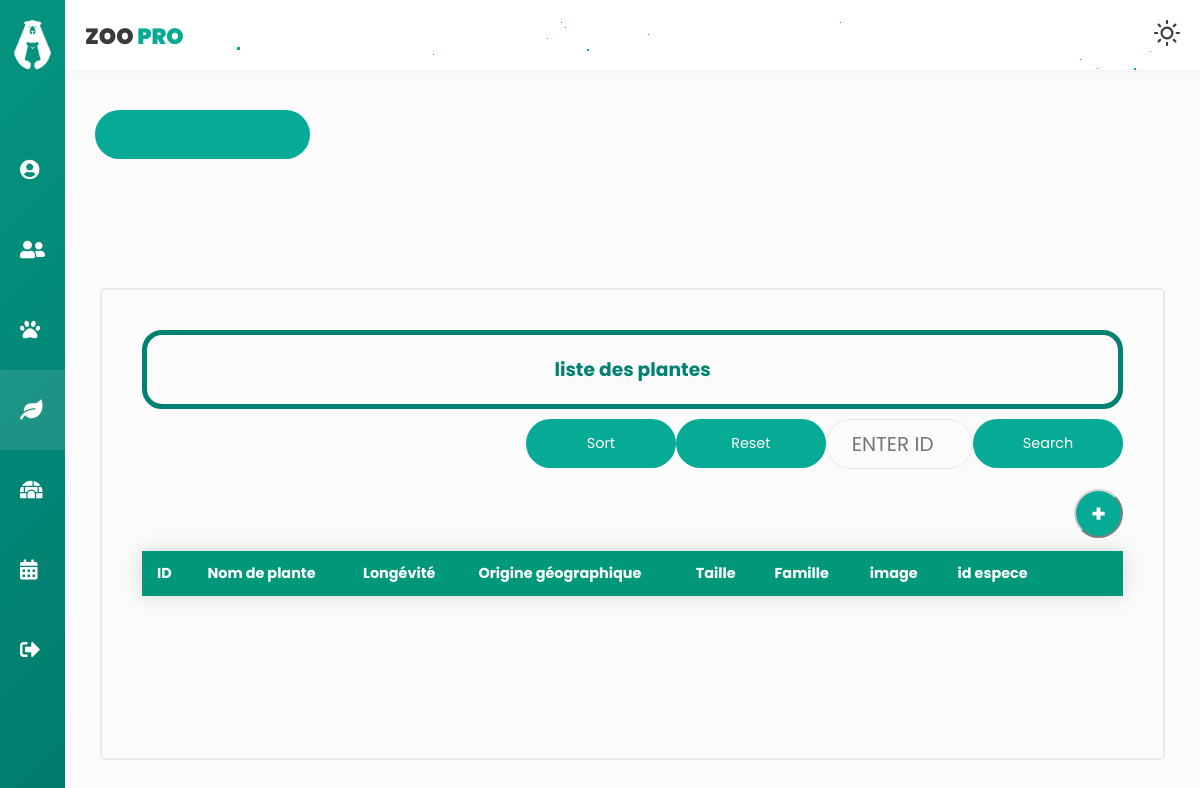
The page /planteC/afficherList (signed in) on the database as committed earlier.
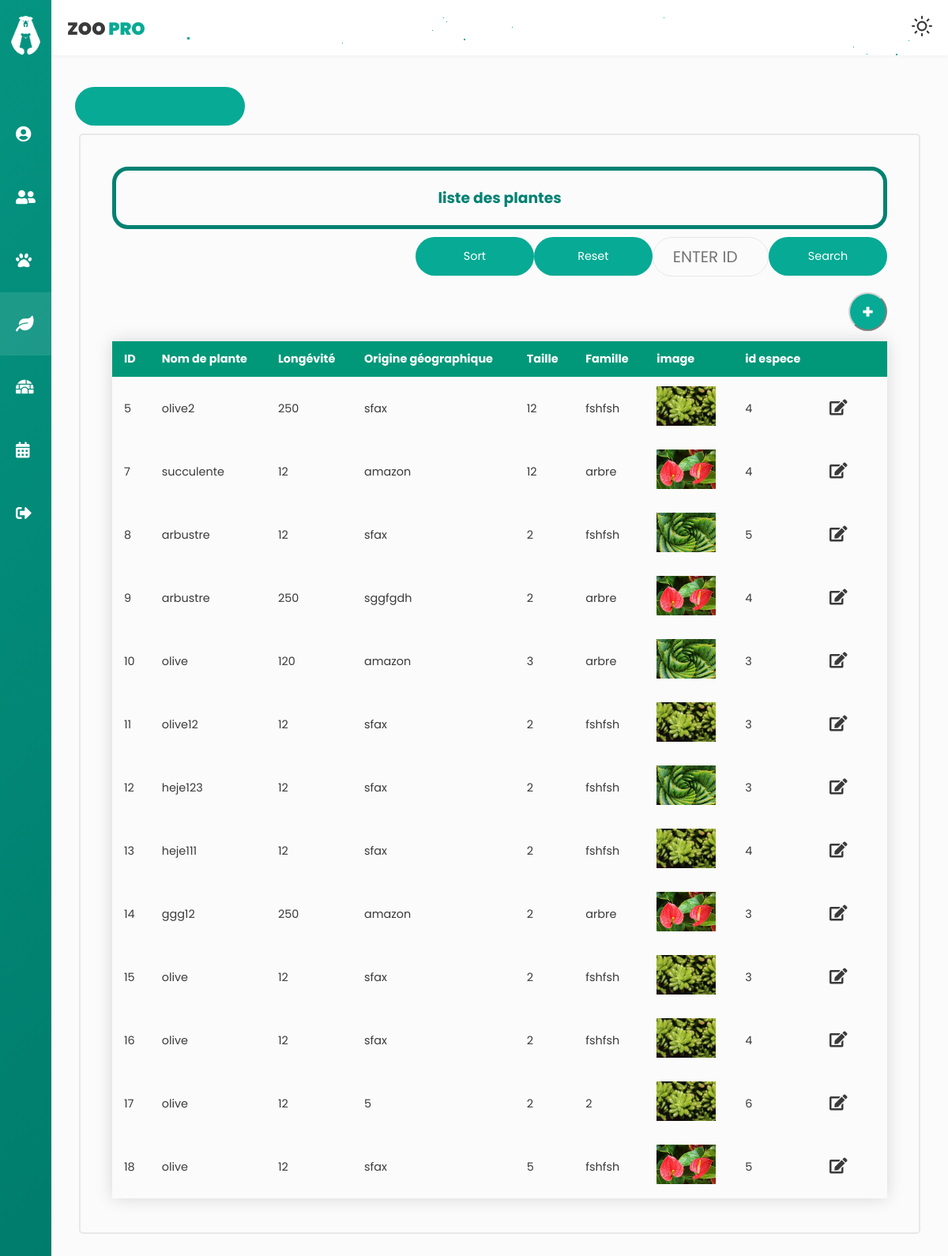
The same page on the database as committed later.
### tables this page shows
CREATE TABLE `plante` (
  `idP` int(11) NOT NULL,
  `nomP` varchar(255) NOT NULL,
  `longevite` int(255) NOT NULL,
  `origine` varchar(255) NOT NULL,
  `taille` float NOT NULL,
  `famille` varchar(255) NOT NULL,
  `image` varchar(500) NOT NULL,
  `idespece` int(11) DEFAULT NULL
);

### app/libraries/Core.php (called while the page is built, shortened)
<?php
  class Core {
    protected $currentMethod = 'index';
    public function __construct(){
      $url = $this->getUrl();
      if(isset($url[0])){
      if(file_exists('../app/controllers/' . ucwords($url[0]). '.php')){
        unset($url[0]);
      }
    }
      $this->currentController = new $this->currentController;
      if(isset($url[1])){
        if(method_exists($this->currentController, $url[1])){
          $this->currentMethod = $url[1];
          unset($url[1]);
        }
      }
      $this->params = $url ? array_values($url) : [];
      call_user_func_array([$this->currentController, $this->currentMethod], $this->params);
    }
    public function getUrl(){
      if(isset($_GET['url'])){
        $url = rtrim($_GET['url'], '/');
        $url = filter_var($url, FILTER_SANITIZE_URL);
        $url = explode('/', $url);
        return $url;
      }
    }
  }

### app/require.php (called while the page is built, shortened)
<?php
    require_once 'libraries/Core.php';
    require_once 'libraries/Controller.php';
    require_once 'libraries/Database.php';
    $init = new Core();

### public/index.php (called while the page is built)
<?php
    require_once '../app/require.php';

### app/libraries/Database.php (called while the page is built, shortened)
<?php
    class Database {
        private $dbHost = DB_HOST;
        private $dbUser = DB_USER;
        private $dbPass = DB_PASS;
        private $dbName = DB_NAME;
        private $statement;
        private $dbHandler;
        public function __construct() {
            $conn = 'mysql:host=' . $this->dbHost . ';dbname=' . $this->dbName;
            $options = array(
                PDO::ATTR_PERSISTENT => true,
                PDO::ATTR_ERRMODE => PDO::ERRMODE_EXCEPTION
            );
            try {
                $this->dbHandler = new PDO($conn, $this->dbUser, $this->dbPass, $options);
            } catch (PDOException $e) {
                $this->error = $e->getMessage();
                echo $this->error;
            }
        }
        public function query($sql) {
            $this->statement = $this->dbHandler->prepare($sql);
        }
        public function execute() {
            return $this->statement->execute();
        }
        public function resultSet() {
            $this->execute();
            return $this->statement->fetchAll();
        }
    }

### app/models/planteM.php (called while the page is built, shortened)
<?php
class planteM
{
    private $db;
    public function __construct()
    {
        $this->db = new Database;
    }
    public function afficherplante(){
        $this->db->query('SELECT * FROM plante ');
        return $this->db->resultSet();
    }
    public function listespeceID()
    {
        $this->db->query('SELECT idE FROM `espece`');
        return $this->db->resultSet();
    }
}

### app/controllers/planteC.php (the view, shortened to what this page needs)
<?php
class planteC extends Controller
{
    public function __construct()
    {
        $this->planteModel = $this->model('planteM');
    }
    public function afficherList($error = '')
    {
        $tab = $this->planteModel->afficherplante();
        $data = [
            'tab' => '',
            'idespece' => '',
            'nombre'=> '',
            'errorAffiche' => ''
        ];
        if (isset($error)) {
            $errorTab = explode("-", $error);
            if ($errorTab[0] == 'err') {
                array_shift($errorTab);
                $data['errorAdd'] = implode(" ", $errorTab);
            }
            else if ($errorTab[0] == 'errUp') {
                array_shift($errorTab);
                $data['errorUpdate'] = implode(" ", $errorTab);
            }
            else {
                $data['errorAdd'] = '';
                $data['errorUpdate'] = '';
            }
        }
        foreach ($tab as $key => $value) {
            $data['tab'] .= '<tr class="tblRows" data='.$value[0]."-".$value[1]."-".$value[2]."-".$value[3]."-".$value[4]."-".$value[5]."-".$value[6]."-".$value[7].'>
            <td >'. $value[0] .'</td>
            <td>'. $value[1] .'</td>
            <td>'. $value[2] .'</td>
            <td>'. $value[3] .'</td>
            <td>'. $value[4] .'</td>
            <td>'. $value[5] .'</td>
            <td> <img src="../public/img/' . $value[6] . '" width = "75" height = "50"/></td>
            <td>'. $value[7] .'</td>
            <td> <i class="fas fa-edit updateButton" onclick="openFormModifier()"  >
        </tr>';
        }
        $idespece = $this->planteModel->listespeceID();
        foreach ($idespece as $key => $value)
        {
            $data['idespece'] .= '<option value="'.$value[0].'">'.$value[0].'</option>';
        }
        $this->view('plante', $data);
    }
}

### app/libraries/Controller.php (shortened to what this page needs)
<?php
    class Controller {
        public function model($model) {
            return new $model();
        }
        public function view($view, $data = []) {
            if (file_exists('../app/views/' . $view . '.php')) {
                require_once '../app/views/' . $view . '.php';
            } else {
                die("View does not exists.");
            }
        }
    }

### app/views/plante.php (shortened to what this page needs)
<!DOCTYPE html>
<html lang="en">
<head>
    <link rel="stylesheet" href="https://cdnjs.cloudflare.com/ajax/libs/font-awesome/5.12.0-2/css/all.min.css" />
    <link rel="stylesheet" href="<?php echo URLROOT ?>/public/css/style.css" />
    <link rel="stylesheet" href="<?php echo URLROOT ?>/public/css/plante.css" />
</head>
<body>
    <div class="wrapper collapse">
        <header>
            <div id="stars2"></div>
            <div id="stars3"></div>
            <div class="left_area">
                <h3>Zoo <span>Pro</span></h3>
            </div>
            <div class="right_area">
                <a href="#" id="themeButton">
                </a>
            </div>
        </header>
        <div class="sidebar">
            <div class="sidebar-menu">
                <li class="logo">
                    <img src="<?php echo URLROOT ?>/public/img/logo.png" alt="logo" />
                </li>
                <li class="item">
                    <a href="<?php echo URLROOT ?>/pages/usersV" class="menu-btn">
                        <i class="fas fa-user-circle"></i><span> Profile</span>
                    </a>
                </li>
                <li class="item ">
                    <a href="<?php echo URLROOT ?>/pages/regime" class="menu-btn">
                        <i class="fas fa-user-friends"></i><span>Employés</span>
                    </a>
                </li>
                <li class="item" id="profile">
                    <a href="#" class="menu-btn profilebtn">
                        <i class="fas fa-paw"></i><span> Animaux<i class="fas fa-chevron-down drop-down"></i></span>
                    </a>
                </li>
                <li class="item active " id="messages">
                    <a href="#" class="menu-btn">
                        <i class="fas fa-leaf"></i><span>Végetation<i class="fas fa-chevron-down drop-down"></i></span>
                    </a>
                </li>
                <li class="item" id="settings">
                    <a href="#" class="menu-btn">
                        <i class="fas fa-igloo"></i><span>Enclos<i class="fas fa-chevron-down drop-down"></i></span>
                    </a>
                </li>
                <li class="item" id="event">
                    <a href="#" class="menu-btn">
                        <i class="fas fa-calendar-alt"></i><span> Evénements<i class="fas fa-chevron-down drop-down"></i></span>
                    </a>
                </li>
                <li class="item">
                    <a href="<?php echo URLROOT; ?>/users/logout" class="menu-btn">
                        <i class="fas fa-sign-out-alt"></i><span> Logout</span>
                    </a>
                </li>
            </div>
        </div>
        <div class="main-container">
        <div id="google_translate_element"></div>
            <div class="card">
                <div class="firstRow" id="firstRow">
                    <h3 id="titreTab">liste des plantes </h3>
                </div>
                <form class="content" action="<?php echo URLROOT; ?>/planteC/getplante" method="POST">
                 <input class="btn" type="submit" value="Search" name="search_plante" style="float: right;" />
                 <input type="text" placeholder="Enter id" name="idP" autocomplete="off" style="float: right;" class="input-fieldSearch" />
                 </form>
                <form class="content" action="<?php echo URLROOT; ?>/planteC/afficherList" method="POST">
                 <input class="btn" type="submit" value="Reset" name="reset_plante" style="float: right;" />
                 </form>
                <form class="content" action="<?php echo URLROOT; ?>/planteC/sortplante" method="POST">
                 <input class="btn" type="submit" value="Sort" name="sort_plante" style="float: right;" />
                 </form>
                <button class="AddbuttonStyle" id="addButtonToList" onclick="openFormAjouter()">+</button>
                <table class="styled-table" id="tableplante">
                    <thead>
                        <tr>
                            <th>ID</th>
                            <th>Nom de plante </th>
                            <th>Longévité</th>
                            <th>Origine géographique</th>
                            <th>Taille</th>
                            <th>Famille</th>
                            <th>image</th>
                            <th>id espece</th>
                            <th></th>
                            <th></th>
                        </tr>
                    </thead>
                    <?php if (isset($data['tab'])) {
                        echo $data['tab'];
                    } ?>
                </table>
            </div>
        </div>
    </div>
</body>

### public/css/plante.css (style rules this page uses)
.card { color: var(--tc); margin-bottom: 10px; border-radius: 5px; border: solid 2px #e8e8e9; padding: 40px; width: 100%; margin-left: 5px; margin-right: 5px; }
.AddbuttonStyle { width: 5%; background-color: var(--accent); outline: none; height: 49px; border-color: lightgray; border-radius: 49px; color: #fff; margin: 10px 0; font-weight: bold; font-size: 1.5rem; cursor: pointer; -webkit-transition: 0.5s; transition: 0.5s; margin-left: 95%; }
.main-container { display: -webkit-box; display: -ms-flexbox; display: flex; -ms-flex-wrap: wrap; flex-wrap: wrap; }
.firstRow { border: solid 1px #018171; border-radius: 20px; border-width: thick; color: #018171; text-align: center; padding: 20px; }
.styled-table { border-collapse: collapse; margin: 3px 0; font-size: 0.9em; font-family: sans-serif; width: 100%; -webkit-box-shadow: 0 0 20px rgba(0, 0, 0, 0.15); box-shadow: 0 0 20px rgba(0, 0, 0, 0.15); }
.styled-table thead tr { background-color: #009879; color: #ffffff; text-align: left; }
.styled-table th, .styled-table td { padding: 12px 15px; }
#addButtonToList { margin-left: 95%; }
.updateButton { cursor: pointer; font-size: 20px; font-weight: bold; }
.input-fieldSearch { border: solid 1px #e8e8e9; max-width: 50px; min-width: 15%; background-color: transparent; margin: 10px 0; height: 50px; border-radius: 25px; display: grid; grid-template-columns: 25px 89%; padding: 0 0.4rem; position: relative; font-size: 20px; text-transform: uppercase; text-align: center; }
#google_translate_element { width: 20%; background-color: var(--accent); outline: none; height: 49px; border-color: transparent; border-radius: 49px; color: #fff; margin: 10px 0; font-weight: 400; font-size: 0.9rem; -webkit-transition: 0.5s; transition: 0.5s; }

Rows that differ between the two databases and show on the page:
added plante: idP "5", nomP "olive2", longevite "250", origine "sfax", taille "12", famille "fshfsh", image (picture), idespece "4"
added plante: idP "7", nomP "succulente", longevite "12", origine "amazon", taille "12", famille "arbre", image (picture), idespece "4"
added plante: idP "8", nomP "arbustre", longevite "12", origine "sfax", taille "2", famille "fshfsh", image (picture), idespece "5"
added plante: idP "9", nomP "arbustre", longevite "250", origine "sggfgdh", taille "2", famille "arbre", image (picture), idespece "4"
added plante: idP "10", nomP "olive", longevite "120", origine "amazon", taille "3", famille "arbre", image (picture), idespece "3"
added plante: idP "11", nomP "olive12", longevite "12", origine "sfax", taille "2", famille "fshfsh", image (picture), idespece "3"
added plante: idP "12", nomP "heje123", longevite "12", origine "sfax", taille "2", famille "fshfsh", image (picture), idespece "3"
added plante: idP "13", nomP "heje111", longevite "12", origine "sfax", taille "2", famille "fshfsh", image (picture), idespece "4"
added plante: idP "14", nomP "ggg12", longevite "250", origine "amazon", taille "2", famille "arbre", image (picture), idespece "3"
added plante: idP "15", nomP "olive", longevite "12", origine "sfax", taille "2", famille "fshfsh", image (picture), idespece "3"
added plante: idP "16", nomP "olive", longevite "12", origine "sfax", taille "2", famille "fshfsh", image (picture), idespece "4"
added plante: idP "17", nomP "olive", longevite "12", origine "5", taille "2", famille "2", image (picture), idespece "6"
added plante: idP "18", nomP "olive", longevite "12", origine "sfax", taille "5", famille "fshfsh", image (picture), idespece "5"
